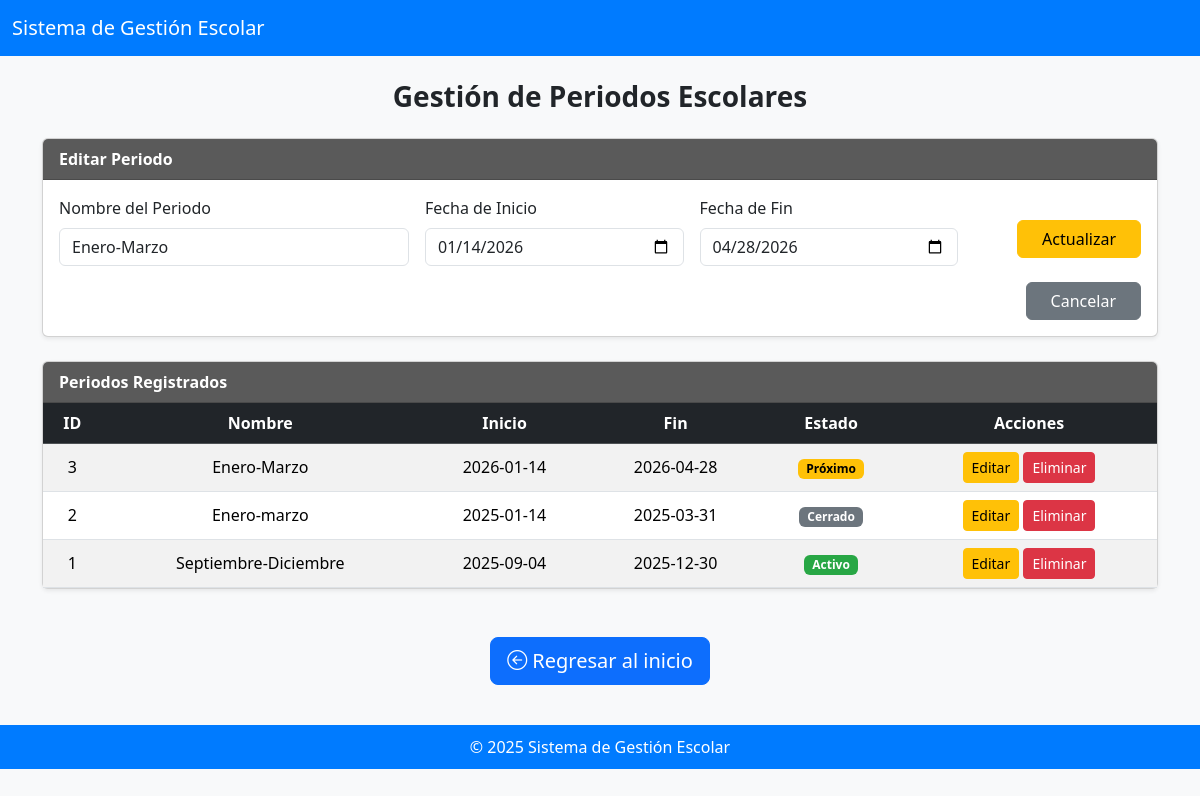
/app/views/periodosView.php?edit=3 (signed in), run on the app's committed database.
### tables this page shows
CREATE TABLE periodosEscolares (
    idPeriodo INT AUTO_INCREMENT PRIMARY KEY,
    nombrePeriodo VARCHAR(50) NOT NULL,
    fechaInicio DATE NOT NULL,
    fechaFin DATE NOT NULL
);

### app/models/periodoModel.php (called while the page is built, shortened)
<?php
class PeriodoModel {
    private $connection;
    public function __construct($connection) {
        $this->connection = $connection;
    }
    public function obtenerPeriodos() {
        return $this->connection->query("SELECT * FROM periodosEscolares ORDER BY idPeriodo DESC");
    }
    public function obtenerPorId($id) {
        $stmt = $this->connection->prepare("SELECT * FROM periodosEscolares WHERE idPeriodo = ?");
        $stmt->bind_param("i", $id);
        $stmt->execute();
        return $stmt->get_result()->fetch_assoc();
    }
}
?>

### app/views/periodosView.php (the view, shortened to what this page needs)
<?php
require_once __DIR__ . '/../../config/db_connection.php';
require_once __DIR__ . '/../../app/models/periodoModel.php';
$model = new PeriodoModel($connection);
$modo = isset($_GET['edit']) ? 'editar' : 'insertar';
$periodoEditar = null;
if (isset($_GET['edit'])) {
  $periodoEditar = $model->obtenerPorId($_GET['edit']);
}
$periodos = $model->obtenerPeriodos();
?>
<!DOCTYPE html>
<html lang="es">
<head>
  <link href="https://cdn.jsdelivr.net/npm/bootstrap@5.3.3/dist/css/bootstrap.min.css" rel="stylesheet">
  <link href="https://cdn.jsdelivr.net/npm/bootstrap-icons@1.11.3/font/bootstrap-icons.css" rel="stylesheet">
</head>
<body>
<nav class="navbar navbar-dark mb-4">
  <div class="container-fluid">
    <a class="navbar-brand" href="#">Sistema de Gestión Escolar</a>
  </div>
</nav>
<div class="container mt-3 mb-5">
  <h3 class="text-center mb-4 fw-semibold">Gestión de Periodos Escolares</h3>
  <div class="card mb-4 shadow-sm">
    <div class="card-header fw-semibold"><?= $modo == 'editar' ? 'Editar Periodo' : 'Registrar Nuevo Periodo' ?></div>
    <div class="card-body">
      <form method="POST" action="../controllers/periodoController.php" class="row g-3">
        <div class="col-md-4">
          <label class="form-label">Nombre del Periodo</label>
          <input type="text" name="nombrePeriodo" class="form-control"
                 value="<?= $periodoEditar['nombrePeriodo'] ?? '' ?>"
                 placeholder="Ej. Septiembre–Diciembre" required>
        </div>
        <div class="col-md-3">
          <label class="form-label">Fecha de Inicio</label>
          <input type="date" name="fechaInicio" class="form-control"
                 value="<?= $periodoEditar['fechaInicio'] ?? '' ?>" required>
        </div>
        <div class="col-md-3">
          <label class="form-label">Fecha de Fin</label>
          <input type="date" name="fechaFin" class="form-control"
                 value="<?= $periodoEditar['fechaFin'] ?? '' ?>" required>
        </div>
        <div class="col-md-2 text-end">
          <?php if ($modo == 'editar'): ?>
            <button type="submit" name="actualizar" class="btn btn-warning mt-4 px-4">Actualizar</button>
            <a href="periodosView.php" class="btn btn-secondary mt-4 px-4">Cancelar</a>
          <?php else: ?>
            <button type="submit" name="insertar" class="btn btn-success mt-4 px-4">Guardar</button>
          <?php endif; ?>
        </div>
      </form>
    </div>
  </div>
  <div class="card shadow-sm">
    <div class="card-header fw-semibold">Periodos Registrados</div>
    <div class="card-body p-0">
      <table class="table table-striped mb-0 text-center align-middle">
        <thead class="table-dark">
          <tr>
            <th>ID</th>
            <th>Nombre</th>
            <th>Inicio</th>
            <th>Fin</th>
            <th>Estado</th>
            <th>Acciones</th>
          </tr>
        </thead>
        <tbody>
          <?php while ($p = $periodos->fetch_assoc()): ?>
            <?php
              $hoy = date('Y-m-d');
              if ($hoy < $p['fechaInicio']) {
                $estado = 'Próximo';
                $badge = 'badge-proximo';
              } elseif ($hoy > $p['fechaFin']) {
                $estado = 'Cerrado';
                $badge = 'badge-cerrado';
              } else {
                $estado = 'Activo';
                $badge = 'badge-activo';
              }
            ?>
            <tr>
              <td><?= $p['idPeriodo'] ?></td>
              <td><?= htmlspecialchars($p['nombrePeriodo']) ?></td>
              <td><?= $p['fechaInicio'] ?></td>
              <td><?= $p['fechaFin'] ?></td>
              <td><span class="badge <?= $badge ?>"><?= $estado ?></span></td>
              <td>
                <a href="periodosView.php?edit=<?= $p['idPeriodo'] ?>" class="btn btn-warning btn-sm">Editar</a>
                <a href="../controllers/periodoController.php?delete=<?= $p['idPeriodo'] ?>" class="btn btn-danger btn-sm"
                   onclick="return confirm('¿Seguro que deseas eliminar el periodo <?= htmlspecialchars($p['nombrePeriodo']) ?>?');">
                   Eliminar
                </a>
              </td>
            </tr>
          <?php endwhile; ?>
        </tbody>
      </table>
    </div>
  </div>
</div>
<div class="text-center my-4">
  <a href="../views/Dashboard/dashboard_admin.php" class="btn btn-primary btn-lg">
    <i class="bi bi-arrow-left-circle"></i> Regresar al inicio
  </a>
</div>
<footer>
  © 2025 Sistema de Gestión Escolar
</footer>
</body>
</html>

### app/views/periodosView.php (style rules this page uses)
body { background-color: #f8f9fa; }
.navbar { background-color: #007bff !important; }
.card-header { background-color: #5a5a5a; color: #fff; }
footer { background-color: #007bff; color: white; text-align: center; padding: 10px 0; margin-top: 40px; }
.badge-activo { background-color: #28a745; }
.badge-cerrado { background-color: #6c757d; }
.badge-proximo { background-color: #ffc107; color: #000; }

### data on the page
periodosescolares: nombrePeriodo "Enero-Marzo", fechaInicio "01/14/2026", fechaFin "04/28/2026", idPeriodo "3", fechaInicio "2026-01-14", fechaFin "2026-04-28", fechaInicio "Próximo"
periodosescolares: idPeriodo "2", nombrePeriodo "Enero-marzo", fechaInicio "2025-01-14", fechaFin "2025-03-31", estado "Cerrado"
periodosescolares: idPeriodo "1", nombrePeriodo "Septiembre-Diciembre", fechaInicio "2025-09-04", fechaFin "2025-12-30", estado "Activo"
